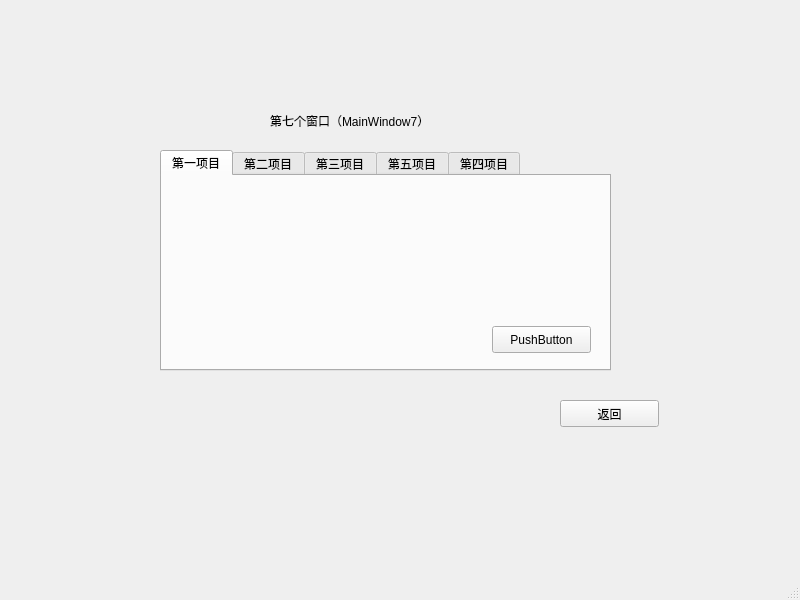
<?xml version="1.0" encoding="UTF-8"?>
<ui version="4.0">
 <class>MainWindow7</class>
 <widget class="QMainWindow" name="MainWindow7">
  <property name="geometry">
   <rect>
    <x>0</x>
    <y>0</y>
    <width>800</width>
    <height>600</height>
   </rect>
  </property>
  <property name="windowTitle">
   <string>MainWindow</string>
  </property>
  <widget class="QWidget" name="centralwidget">
   <widget class="QLabel" name="label">
    <property name="geometry">
     <rect>
      <x>270</x>
      <y>90</y>
      <width>211</width>
      <height>61</height>
     </rect>
    </property>
    <property name="text">
     <string>第七个窗口（MainWindow7）</string>
    </property>
   </widget>
   <widget class="QTabWidget" name="tabWidget">
    <property name="geometry">
     <rect>
      <x>160</x>
      <y>150</y>
      <width>451</width>
      <height>221</height>
     </rect>
    </property>
    <property name="currentIndex">
     <number>0</number>
    </property>
    <widget class="QWidget" name="tab_11">
     <attribute name="title">
      <string>第一项目</string>
     </attribute>
     <widget class="QPushButton" name="pushButton_3">
      <property name="geometry">
       <rect>
        <x>330</x>
        <y>150</y>
        <width>99</width>
        <height>27</height>
       </rect>
      </property>
      <property name="text">
       <string>PushButton</string>
      </property>
     </widget>
    </widget>
    <widget class="QWidget" name="tab_12">
     <attribute name="title">
      <string>第二项目</string>
     </attribute>
    </widget>
    <widget class="QWidget" name="tab_13">
     <attribute name="title">
      <string>第三项目</string>
     </attribute>
    </widget>
    <widget class="QWidget" name="tab_14">
     <attribute name="title">
      <string>第五项目</string>
     </attribute>
    </widget>
    <widget class="QWidget" name="tab_15">
     <attribute name="title">
      <string>第四项目</string>
     </attribute>
    </widget>
   </widget>
   <widget class="QPushButton" name="pushButton_1">
    <property name="geometry">
     <rect>
      <x>560</x>
      <y>400</y>
      <width>99</width>
      <height>27</height>
     </rect>
    </property>
    <property name="text">
     <string>返回</string>
    </property>
   </widget>
  </widget>
  <widget class="QMenuBar" name="menubar">
   <property name="geometry">
    <rect>
     <x>0</x>
     <y>0</y>
     <width>800</width>
     <height>28</height>
    </rect>
   </property>
  </widget>
  <widget class="QStatusBar" name="statusbar"/>
 </widget>
 <resources/>
 <connections/>
</ui>
